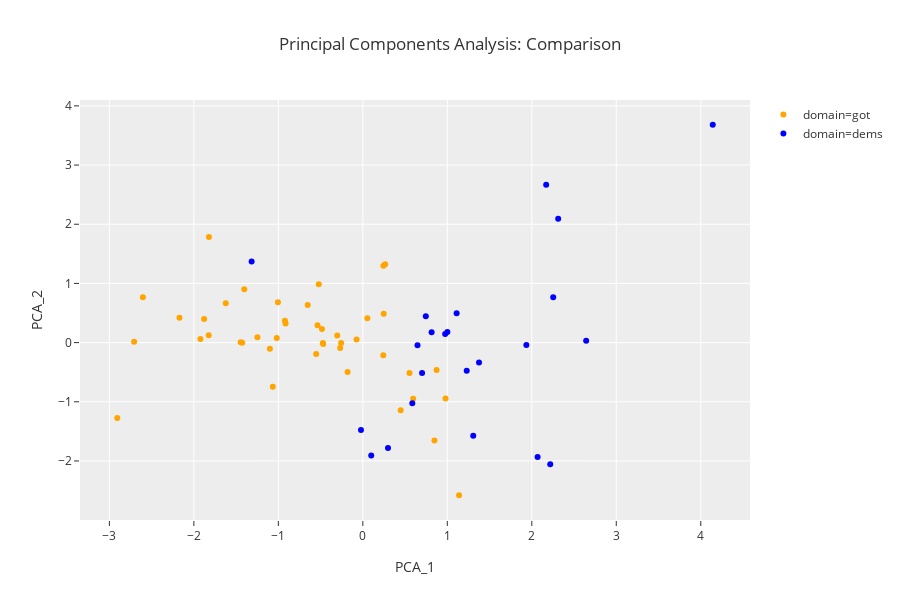

Source (notebook cell):
### Markdown cell above
Now let's look by PCA.

### Code cell
px.scatter(data_frame=pca_df
           ,x='PCA_1'
           ,y='PCA_2'
           ,color='domain'
           ,template='ggplot2'
           ,title='Principal Components Analysis: Comparison'
           ,hover_name='person'
#            ,labels={"neg":"Negative Sentiment"
#                     ,"pos":"Positive Sentiment"
#                     ,"comment_length":"Avg Comment Char Length"
#                    }
            ,color_discrete_map={'got':'orange','dems': 'blue'}
          )

### Figure 1 — Plotly figure (JSON) as saved in the notebook; plotly's stock layout.template omitted (floating-point values rounded to 4 significant figures)
{"data": [{"hoverlabel": {"namelength": 0}, "hovertemplate": "<b>%{hovertext}</b><br><br>domain=got<br>PCA_1=%{x}<br>PCA_2=%{y}", "hovertext": ["bran", "jon", "dany", "davos", "doran", "cersei", "tyrion", "sansa", "arya", "stannis", "varys", "jamie", "brienne", "samwell", "jorah", "theon", "hound", "littlefinger", "joffrey", "mountain", "robb", "dragons", "melisandre", "bronn", "gilly", "ramsey", "missandei", "gendry", "grey worm", "ned", "catelyn", "tormund", "robert", "tommen", "viserys", "margaery", "euron", "oberyn", "night_king", "jaqen", "hodor", "ygritte", "mance"], "legendgroup": "domain=got", "marker": {"color": "orange", "symbol": "circle"}, "mode": "markers", "name": "domain=got", "showlegend": true, "type": "scatter", "uid": "612834f9-018e-4861-8962-e48c2677d4e2", "x": [-0.6525, -1.248, -2.17, 0.5958, 0.2647, -1.879, -1.1, -0.9148, -1.005, -0.07419, -1.824, -1.428, -0.473, 0.9786, -2.907, -0.2683, -0.2567, -0.4695, -1.065, -0.5365, -1.623, -1.922, -0.5215, -0.1803, 0.8729, -1.019, -2.707, 0.2471, -1.403, -0.5521, 0.2423, 0.4481, -0.9217, -0.484, -1.446, 1.139, -2.603, 0.5522, -0.3025, 0.243, -1.821, 0.8478, 0.05376], "xaxis": "x", "y": [0.6353, 0.09184, 0.4191, -0.9488, 1.324, 0.3977, -0.1046, 0.3245, 0.682, 0.05143, 0.1228, -0.001328, -0.008365, -0.9467, -1.274, -0.08934, -0.008682, -0.02442, -0.744, 0.294, 0.6656, 0.05875, 0.9849, -0.4964, -0.4617, 0.07906, 0.01467, 0.4877, 0.9012, -0.191, -0.2122, -1.143, 0.371, 0.2277, 0.004672, -2.579, 0.7661, -0.5147, 0.1215, 1.298, 1.786, -1.655, 0.4127], "yaxis": "y"}, {"hoverlabel": {"namelength": 0}, "hovertemplate": "<b>%{hovertext}</b><br><br>domain=dems<br>PCA_1=%{x}<br>PCA_2=%{y}", "hovertext": ["harris", "biden", "buttigieg", "gillibrand", "hickenlooper", "klobuchar", "warren", "booker", "inslee", "castro", "gabbard", "sanders", "de blasio", "bullock", "gravel", "messam", "o'rourke", "bennet", "delaney", "moulton", "swalwell", "williamson", "yang"], "legendgroup": "domain=dems", "marker": {"color": "blue", "symbol": "circle"}, "mode": "markers", "name": "domain=dems", "showlegend": true, "type": "scatter", "uid": "fb1922a0-275e-4f3e-bbb2-36b4aa6dd2b3", "x": [1.23, 1.11, -0.02197, 0.9745, 1.375, 0.7454, 0.09935, 1.001, 2.069, 0.647, -1.316, 0.7013, 4.142, 2.218, 2.312, 2.253, 0.5856, 1.936, 0.8142, 2.643, 1.307, 2.17, 0.2979], "xaxis": "x", "y": [-0.4777, 0.4964, -1.476, 0.146, -0.3357, 0.4434, -1.909, 0.178, -1.933, -0.04441, 1.368, -0.5121, 3.681, -2.056, 2.092, 0.7665, -1.026, -0.03917, 0.1749, 0.0331, -1.576, 2.668, -1.783], "yaxis": "y"}], "layout": {"grid": {"xaxes": ["x"], "xgap": 0.1, "xside": "bottom", "yaxes": ["y"], "ygap": 0.1, "yside": "left"}, "height": 600, "legend": {"tracegroupgap": 0}, "title": {"text": "Principal Components Analysis: Comparison"}, "xaxis": {"title": {"text": "PCA_1"}}, "yaxis": {"title": {"text": "PCA_2"}}}}
